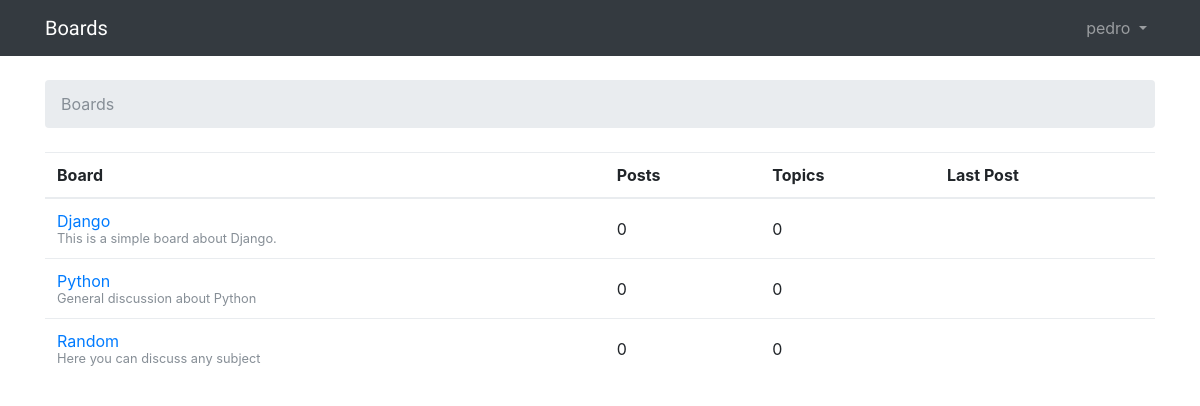
The app's page / (signed in) with its own data.
### boards/models.py (models this page shows, shortened)
class Board(models.Model):
    name = models.CharField(max_length=30, unique=True)
    description = models.CharField(max_length=100)

### boards/views.py (the view)
# urls.py: url(r'^$', boards_views.home, name='home'),
def home(request):
    boards = Board.objects.all()
    return render(request, 'home.html', {'boards': boards})

### templates/home.html
{% extends 'base.html' %}
{% block breadcrumb %}
  <li class="breadcrumb-item active">Boards</li>
{% endblock %}
{% block content %}
<table class="table">
  <thead class="thead">
    <tr>
      <th>Board</th>
      <th>Posts</th>
      <th>Topics</th>
      <th>Last Post</th>
    </tr>
  </thead>
  <tbody>
    {% for board in boards %}
      <tr>
        <td>
          <a href="{% url 'board_topics' board.pk %}">{{board.name}}</a>
          <small class="text-muted d-block">{{ board.description }}</small>
        </td>
        <td class="align-middle">0</td>
        <td class="align-middle">0</td>
        <td></td>
      </tr>
    {% endfor %}
  </tbody>
</table>
{% endblock %}

### templates/base.html (shortened to what this page needs)
{% load static %}
<html>
    <head>
        <link rel="stylesheet" href="{% static 'css/bootstrap.min.css' %}">
        <link rel="stylesheet" href="{% static 'css/app.css' %}">
    </head>
    <body>
        {% block body %}
        <nav class="navbar navbar-expand-sm navbar-dark bg-dark">
            <div class="container">
              <a class="navbar-brand" href="{% url 'home' %}">Boards</a>
              <div class="collapse navbar-collapse" id="mainMenu">
                {% if user.is_authenticated %}
                  <ul class="navbar-nav ml-auto">
                    <li class="nav-item dropdown">
                      <a class="nav-link dropdown-toggle" href="#" id="userMenu" data-toggle="dropdown" aria-haspopup="true" aria-expanded="false">
                        {{ user.username }}
                      </a>
                    </li>
                  </ul>
                {% else %}
                  <form class="form-inline ml-auto" style="margin-bottom: 0px;">
                    <a href="{% url 'login' %}" class="btn btn-outline-secondary">Login</a>
                    <a href="{% url 'signup' %}" class="btn btn-outline-primary ml-2">Signup</a>
                  </form>
                {% endif %}
              </div>
            </div>
          </nav>
            <div class="container">
              <ol class="breadcrumb my-4">
                {% block breadcrumb %}
                {% endblock %}
              </ol>
              {% block content %}
              {% endblock %}
            </div>
        {% endblock body %}
    </body>
</html>

### static/css/app.css (style rules this page uses)
.navbar-brand { font-family: 'Saira', sans-serif; }

### records on screen
Board: name "Django", description "This is a simple board about Django."
Board: name "Python", description "General discussion about Python"
Board: name "Random", description "Here you can discuss any subject"

### other values on screen
{{ user.username }} "pedro"
